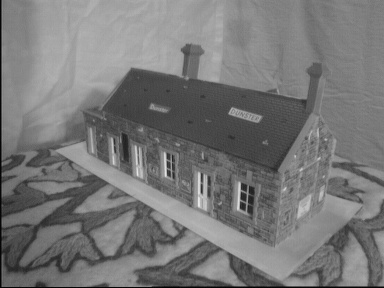
#> input picture SWE3051-Introduction-to-Computer-Vision/Assignment_3/CV_Assignment_3_Data/house1.jpg, 384 x 288 px, given in place of lenna.png, which was not available
$ python A1_image_filtering.py
#> lines starting #> are read from the running program, lines starting #| are printed output that depends on the picture; after the words box and inside, x2 and y2 are one past the last pixel; in counts of white or black regions, pixels touching at a corner belong together; pictures that were not available may be replaced by others from this repository, and a replacement may not be noted
### SWE3051-Introduction-to-Computer-Vision/Assignment_1/utils.py
import numpy as np

def padding(img, pad_size, mode):
    tmp = None
    if mode == 0: # 'horizontal':
        tmp = np.zeros((img.shape[0], img.shape[1] + 2 * pad_size), dtype=img.dtype)
        tmp[:, pad_size:-pad_size] = img

        tmp[:, :pad_size] = img[:, 0].reshape(-1, 1) # left
        tmp[:, -pad_size:] = img[:, -1].reshape(-1, 1) # right
    elif mode == 1: # 'vertical':
        tmp = np.zeros((img.shape[0] + 2 * pad_size, img.shape[1]), dtype=img.dtype)
        tmp[pad_size:-pad_size, :] = img

        tmp[:pad_size, :] = img[0, :] # top
        tmp[-pad_size:, :] = img[-1, :] # bottom
    else:
        tmp = np.zeros((img.shape[0] + 2 * pad_size, img.shape[1] + 2 * pad_size), dtype=img.dtype)
        tmp[pad_size:-pad_size, pad_size:-pad_size] = img

        tmp[:pad_size, :pad_size] = img[0, 0] # left-top
        tmp[:pad_size, -pad_size:] = img[0, -1] # right-top
        tmp[-pad_size:, :pad_size] = img[-1, 0] # left-bottom
        tmp[-pad_size:, -pad_size:] = img[-1, -1] # right-bottom

        tmp[:pad_size, pad_size:-pad_size] = img[0, :] # top
        tmp[-pad_size:, pad_size:-pad_size] = img[-1, :] # bottom
        tmp[pad_size:-pad_size, :pad_size] = img[:, 0].reshape(-1, 1) # left
        tmp[pad_size:-pad_size, -pad_size:] = img[:, -1].reshape(-1, 1) # right

    return tmp


# [28 lines left out: function quantize_degree, not called in this run]


sobel_x = np.array([[-1, 0, 1],
                    [-2, 0, 2],
                    [-1, 0, 1]], dtype=np.float64)
sobel_y = np.array([[1, 2, 1],
                    [0, 0, 0],
                    [-1, -2, -1]], dtype=np.float64)

blur_filter = np.array([[1, 2, 1]], dtype=np.float64)
derivative_filter = np.array([[-1, 0, 1]], dtype=np.float64)

### SWE3051-Introduction-to-Computer-Vision/Assignment_1/A1_image_filtering.py
import cv2
import numpy as np
import time

from utils import padding

def cross_correlation_1d(img, kernel):
    new_img = np.zeros_like(img, dtype=np.float64)

    if kernel.shape[0] == 1:
        # Horizontal kernel
        offset = kernel.shape[1] // 2
        padded_img = padding(img, offset, 0)

        for j in range(offset, img.shape[1] + offset):
            new_img[:, j-offset] = np.sum(padded_img[:, j-offset:j+offset+1] * kernel, axis=1)
    else:
        # Vertical kernel
        offset = kernel.shape[0] // 2
        padded_img = padding(img, offset, 1)

        for i in range(offset, img.shape[0] + offset):
            new_img[i-offset, :] = np.sum(padded_img[i-offset:i+offset+1, :] * kernel, axis=0)

    return new_img.astype(img.dtype)

def cross_correlation_2d(img, kernel):
    offset = kernel.shape[0] // 2
    padded_img = padding(img, offset, 2)

    new_img = np.zeros_like(img, dtype=np.float64)
    for i in range(offset, img.shape[0] + offset):
        for j in range(offset, img.shape[1] + offset):
            new_img[i-offset, j-offset] = np.sum(padded_img[i-offset:i+offset+1, j-offset:j+offset+1] * kernel)

    return new_img.astype(img.dtype)


def get_gaussian_filter_1d(size, sigma):
    kernel = np.zeros((1, size), dtype=np.float64)

    mid = size // 2
    for i in range(size):
        kernel[0, i] = np.exp(-(((mid-i)**2) / (2 * sigma**2)))
    kernel /= np.sum(kernel)

    return kernel

def get_gaussian_filter_2d(size, sigma):
    kernel = np.zeros((size, size), dtype=np.float64)

    mid = size // 2
    for i in range(size):
        for j in range(size):
            kernel[i, j] = np.exp(-(((mid-i)**2 + (mid-j)**2) / (2 * sigma**2)))
    kernel /= np.sum(kernel)

    return kernel


if __name__ == '__main__':
    lenna = cv2.imread('./A1_Images/lenna.png', cv2.IMREAD_GRAYSCALE)
#> lenna is the input picture: shape (288, 384); min 0, max 232, mean 119.2
    shapes = cv2.imread('./A1_Images/shapes.png', cv2.IMREAD_GRAYSCALE)
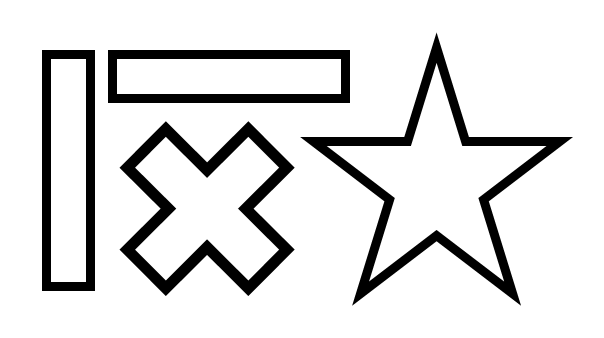
#> input picture SWE3051-Introduction-to-Computer-Vision/Assignment_1/A1_Images/shapes.png, 604 x 338 px
#> shapes is the input picture: shape (338, 604); min 0, max 255, mean 222.3

    # 1-2. c)
    print('get_gaussian_filter_1d(5,1)')
    print(get_gaussian_filter_1d(5,1), '\n')
    print('get_gaussian_filter_2d(5,1)')
    print(get_gaussian_filter_2d(5,1), '\n')

    # 1-2. d)
    def part1_2_D(img, gaussian_parameters, img_name):
#> called with img_name = 'lenna'
        filtered_images = []
        for size, sigma in gaussian_parameters:
            kernel = get_gaussian_filter_2d(size, sigma)

            filtered_image = cross_correlation_2d(img, kernel)
            filtered_image = cv2.putText(filtered_image, f'{size}x{size} s={sigma}', (15, 40), cv2.FONT_HERSHEY_DUPLEX, 1, 0, 2, bottomLeftOrigin=False)

            filtered_images.append(filtered_image)
#> this loop made 9 passes
#> pass 1, in part1_2_D, `filtered_image = cv2.putText(filtered_image, f'{size}x{size} s={sigma}..`:
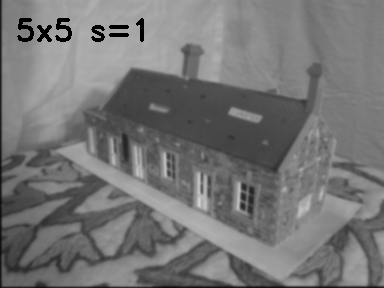
#> filtered_image: shape (288, 384); min 0, max 210, mean 117.3
#> after the loop, filtered_images = 9 items

        rows = []
        for idx, img in enumerate(filtered_images):
            if idx % 3 == 0:
                rows.append(np.hstack(filtered_images[idx:idx+3]))
#> after the loop, rows = 3 items
        compounded_img = np.vstack(rows)

        cv2.imshow(f'part_1_gaussian_filtered_{img_name}.png', compounded_img)
        cv2.imwrite(f'./result/part_1_gaussian_filtered_{img_name}.png', compounded_img)

    gaussian_parameters = [
        (5, 1), (5, 6), (5, 11),
        (11, 1), (11, 6), (11, 11),
        (17, 1), (17, 6), (17, 11)
    ]

    part1_2_D(lenna, gaussian_parameters, 'lenna')
    part1_2_D(shapes, gaussian_parameters, 'shapes')
#> the loop in part1_2_D (call 2), `for idx, img in enumerate(filtered_images):` made 9 passes

    # 1-2. e)
    def part1_2_E(img, gaussian_parameter, img_name):
        # 1D Gaussian Filter
        kernel_1d = get_gaussian_filter_1d(*gaussian_parameter)
        start_1d = time.time()
        filtered_image_vertical = cross_correlation_1d(img, kernel_1d.T)
#> in cross_correlation_1d, `new_img = np.zeros_like(img, dtype=np.float64)`: new_img: shape (288, 384) float64; every value is 0
#> in padding (call 19), `tmp = np.zeros((img.shape[0] + 2 * pad_size, img.shape[1]), dtype=img...`: tmp: shape (304, 384); every value is 0
#> in padding (call 19), `tmp[:pad_size, :] = img[0, :]`:
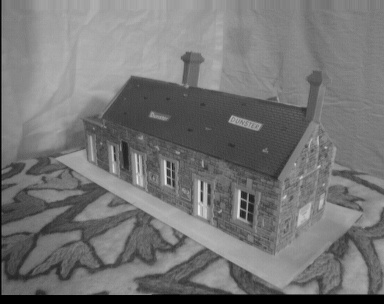
#> tmp: shape (304, 384); min 0, max 232, mean 116.7
#> in padding (call 19), `tmp[-pad_size:, :] = img[-1, :]`: tmp: shape (304, 384); 2.54% of pixels changed, all inside (x1, y1, x2, y2) = (0, 296, 384, 304)
        filtered_image_1d = cross_correlation_1d(filtered_image_vertical, kernel_1d)
#> in padding (call 20), `tmp = np.zeros((img.shape[0], img.shape[1] + 2 * pad_size), dtype=img...`: tmp: shape (288, 400); every value is 0
#> in padding (call 20), `tmp[:, :pad_size] = img[:, 0].reshape(-1, 1)`: tmp: shape (288, 400); min 0, max 219, mean 113.7
#> in padding (call 20), `tmp[:, -pad_size:] = img[:, -1].reshape(-1, 1)`:
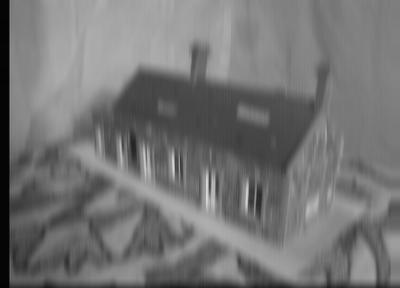
#> tmp: shape (288, 400); min 4, max 219, mean 116.1
        end_1d = time.time()

        # 2D Gaussian Filter
        kernel_2d = get_gaussian_filter_2d(*gaussian_parameter)
        start_2d = time.time()
        filtered_image_2d = cross_correlation_2d(img, kernel_2d)
#> in padding (call 21), `tmp = np.zeros((img.shape[0] + 2 * pad_size, img.shape[1] + 2 * pad_si..`: tmp: shape (304, 400); every value is 0
#> in padding (call 21), `tmp[:pad_size, :pad_size] = img[0, 0]`: tmp: shape (304, 400); min 0, max 232, mean 108.4
#> in padding (call 21), `tmp[:pad_size, -pad_size:] = img[0, -1]`: tmp: shape (304, 400); min 0, max 232, mean 108.5
#> in padding (call 21), `tmp[-pad_size:, :pad_size] = img[-1, 0]`: tmp: shape (304, 400); min 0, max 232, mean 108.5
#> in padding (call 21), `tmp[-pad_size:, -pad_size:] = img[-1, -1]`: tmp: shape (304, 400); min 0, max 232, mean 108.5
#> in padding (call 21), `tmp[-pad_size:, pad_size:-pad_size] = img[-1, :]`: tmp: shape (304, 400); min 0, max 232, mean 112.3
#> in padding (call 21), `tmp[pad_size:-pad_size, :pad_size] = img[:, 0].reshape(-1, 1)`: tmp: shape (304, 400); min 0, max 232, mean 112.4
        end_2d = time.time()

        difference_map = np.maximum(filtered_image_1d, filtered_image_2d) - np.minimum(filtered_image_1d, filtered_image_2d)
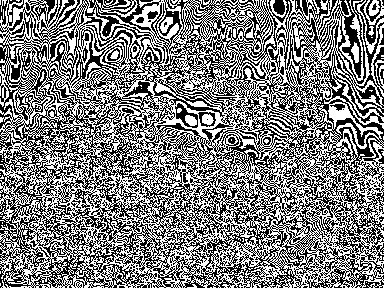
#> difference_map: shape (288, 384); values 0 (black) and 1 (white), 49.8% white in thin lines or dots

        cv2.imshow(f'Difference Map {img_name}', difference_map)
        print(f'Total Difference [{img_name}]:', np.sum(np.abs(difference_map)))
#| Total Difference [lenna]: 55085
        print(f'cross_correlation_1d [{img_name}] time: {end_1d - start_1d}')
        print(f'cross_correlation_2d [{img_name}] time: {end_2d - start_2d}')
        print()

    part1_2_E(lenna, (17, 6), 'lenna')
    part1_2_E(shapes, (17, 6), 'shapes')
#> in padding (call 22), `tmp = np.zeros((img.shape[0] + 2 * pad_size, img.shape[1]), dtype=img...`: tmp: shape (354, 604); every value is 0
#> after the loop in cross_correlation_1d (call 3), `for i in range(offset, img.shape[0] + offset):`:
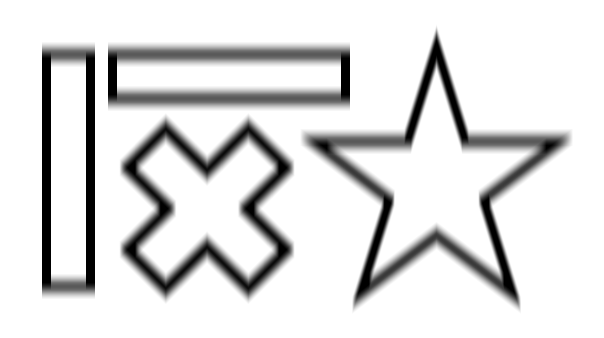
#> new_img: shape (338, 604) float64; min 0, max 255, mean 222.3; drawn with min black and max white
#> in padding (call 23), `tmp = np.zeros((img.shape[0], img.shape[1] + 2 * pad_size), dtype=img...`: tmp: shape (338, 620); every value is 0
#> in padding (call 23), `tmp[:, -pad_size:] = img[:, -1].reshape(-1, 1)`:
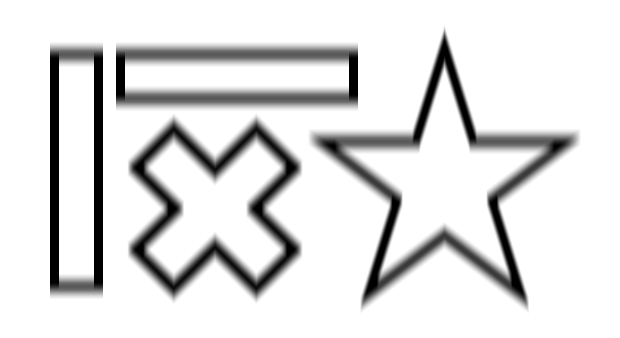
#> tmp: shape (338, 620); min 0, max 255, mean 223.1
#| Total Difference [shapes]: 15903

    cv2.waitKey(20000)
    cv2.destroyAllWindows()
